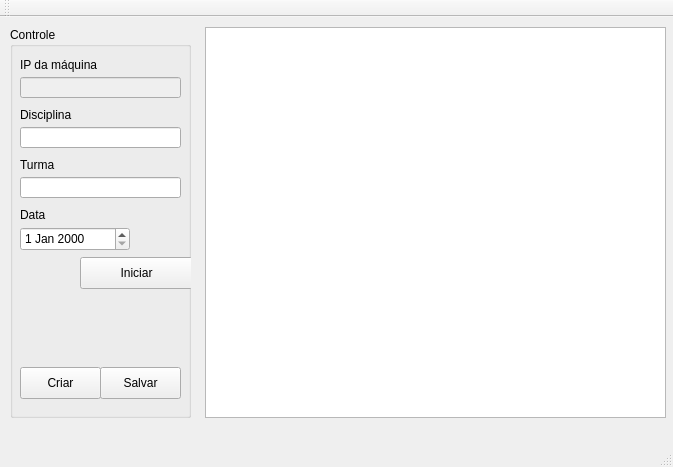
<?xml version="1.0" encoding="UTF-8"?>
<ui version="4.0">
 <class>MainWindow</class>
 <widget class="QMainWindow" name="MainWindow">
  <property name="geometry">
   <rect>
    <x>0</x>
    <y>0</y>
    <width>673</width>
    <height>467</height>
   </rect>
  </property>
  <property name="windowTitle">
   <string>Controle de Presença</string>
  </property>
  <widget class="QWidget" name="centralWidget">
   <widget class="QGroupBox" name="groupBox">
    <property name="geometry">
     <rect>
      <x>10</x>
      <y>10</y>
      <width>181</width>
      <height>391</height>
     </rect>
    </property>
    <property name="title">
     <string>Controle</string>
    </property>
    <widget class="QLabel" name="label">
     <property name="geometry">
      <rect>
       <x>10</x>
       <y>30</y>
       <width>101</width>
       <height>16</height>
      </rect>
     </property>
     <property name="text">
      <string>IP da máquina</string>
     </property>
    </widget>
    <widget class="QLineEdit" name="serverIP">
     <property name="enabled">
      <bool>false</bool>
     </property>
     <property name="geometry">
      <rect>
       <x>10</x>
       <y>50</y>
       <width>161</width>
       <height>21</height>
      </rect>
     </property>
    </widget>
    <widget class="QLabel" name="label_2">
     <property name="geometry">
      <rect>
       <x>10</x>
       <y>80</y>
       <width>61</width>
       <height>16</height>
      </rect>
     </property>
     <property name="text">
      <string>Disciplina</string>
     </property>
    </widget>
    <widget class="QLineEdit" name="disCode">
     <property name="geometry">
      <rect>
       <x>10</x>
       <y>100</y>
       <width>161</width>
       <height>21</height>
      </rect>
     </property>
    </widget>
    <widget class="QLineEdit" name="classCode">
     <property name="geometry">
      <rect>
       <x>10</x>
       <y>150</y>
       <width>161</width>
       <height>21</height>
      </rect>
     </property>
     <property name="text">
      <string/>
     </property>
    </widget>
    <widget class="QLabel" name="label_3">
     <property name="geometry">
      <rect>
       <x>10</x>
       <y>130</y>
       <width>41</width>
       <height>16</height>
      </rect>
     </property>
     <property name="text">
      <string>Turma</string>
     </property>
    </widget>
    <widget class="QLabel" name="label_4">
     <property name="geometry">
      <rect>
       <x>10</x>
       <y>180</y>
       <width>31</width>
       <height>16</height>
      </rect>
     </property>
     <property name="text">
      <string>Data</string>
     </property>
    </widget>
    <widget class="QDateEdit" name="date">
     <property name="geometry">
      <rect>
       <x>10</x>
       <y>200</y>
       <width>110</width>
       <height>24</height>
      </rect>
     </property>
    </widget>
    <widget class="QPushButton" name="connect">
     <property name="geometry">
      <rect>
       <x>70</x>
       <y>230</y>
       <width>113</width>
       <height>32</height>
      </rect>
     </property>
     <property name="text">
      <string>Iniciar</string>
     </property>
    </widget>
    <widget class="QPushButton" name="save">
     <property name="geometry">
      <rect>
       <x>90</x>
       <y>340</y>
       <width>81</width>
       <height>32</height>
      </rect>
     </property>
     <property name="text">
      <string>Salvar</string>
     </property>
    </widget>
    <widget class="QPushButton" name="create">
     <property name="geometry">
      <rect>
       <x>10</x>
       <y>340</y>
       <width>81</width>
       <height>32</height>
      </rect>
     </property>
     <property name="text">
      <string>Criar</string>
     </property>
    </widget>
   </widget>
   <widget class="QTableWidget" name="presenceList">
    <property name="geometry">
     <rect>
      <x>205</x>
      <y>10</y>
      <width>461</width>
      <height>391</height>
     </rect>
    </property>
   </widget>
  </widget>
  <widget class="QMenuBar" name="menuBar">
   <property name="geometry">
    <rect>
     <x>0</x>
     <y>0</y>
     <width>673</width>
     <height>22</height>
    </rect>
   </property>
  </widget>
  <widget class="QToolBar" name="mainToolBar">
   <attribute name="toolBarArea">
    <enum>TopToolBarArea</enum>
   </attribute>
   <attribute name="toolBarBreak">
    <bool>false</bool>
   </attribute>
  </widget>
  <widget class="QStatusBar" name="statusBar"/>
  <action name="actionNovo_aluno">
   <property name="text">
    <string>Novo aluno</string>
   </property>
  </action>
  <action name="actionNova_turma">
   <property name="text">
    <string>Nova turma</string>
   </property>
  </action>
  <action name="actionNova_turma_2">
   <property name="text">
    <string>Nova turma</string>
   </property>
  </action>
  <action name="actionNovo_aluno_2">
   <property name="text">
    <string>Novo aluno</string>
   </property>
  </action>
 </widget>
 <layoutdefault spacing="6" margin="11"/>
 <resources/>
 <connections/>
</ui>
